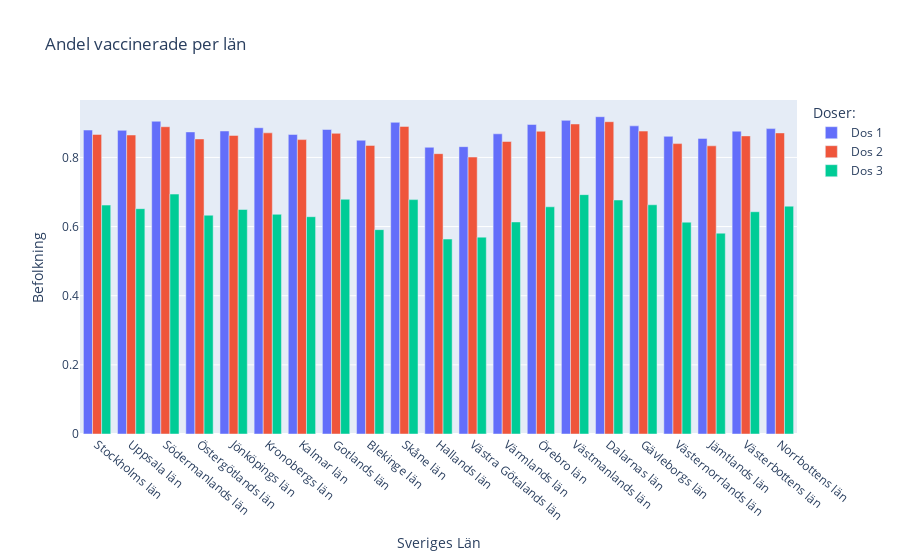

Notebook cell for this chart:
### Markdown cell above
# F

### Code cell
# groups the sum of each province with the name of the province
dos1 = vaccin.groupby("Län_namn")["Antal minst 1 dos"].sum() / vaccin.groupby("Län_namn")["Befolkning"].sum()
dos2 = vaccin.groupby("Län_namn")["Antal minst 2 doser"].sum() / vaccin.groupby("Län_namn")["Befolkning"].sum()
dos3 = vaccin.groupby("Län_namn")["Antal 3 doser"].sum() / vaccin.groupby("Län_namn")["Befolkning"].sum()

def plotly_bar_plot_with_labels_sublabels (x, y, title, labels, sublabels, file_name_save):

    fig = px.bar(
        x=x,
        y=y,
        barmode= 'group', # groups the bars next to eachother instead of stacking on eachother
        labels=labels,
        title=title
    )
    newnames = sublabels
    # To be able to change the sub titles for 'Antal doser' without changing the data source,
    # you can switch the legendgroups name with a dict and map it onto existing subtitle names.
    # I had to do this since I couldn't change it through 'labels=' like the other titles
    # source: https://stackoverflow.com/questions/64371174/plotly-how-to-change-variable-label-names-for-the-legend-in-a-plotly-express-li
    fig.for_each_trace(lambda t: t.update(name=newnames[t.name]))

    # angles the provinces in order the read more easily
    fig.update_xaxes(tickangle=40)
    fig.show()

    fig.write_html("../Labb_1/Visualiseringar/"+file_name_save+".html")

labels_ = {"value": "Befolkning",
            "variable": "Doser:",
            "x": "Sveriges Län",}

newnames = {"wide_variable_0": "Dos 1",
            "wide_variable_1": "Dos 2",
            "wide_variable_2": "Dos 3",}

plotly_bar_plot_with_labels_sublabels(vaccin.Län_namn.unique(), [dos1, dos2, dos3],"Andel vaccinerade per län", labels_, newnames, "Andel_vaccinerade_per_lä234n")

### Figure 1 — Plotly figure (JSON) as saved in the notebook; plotly's stock layout.template omitted (floating-point values rounded to 4 significant figures)
{"data": [{"alignmentgroup": "True", "hovertemplate": "Doser:=wide_variable_0<br>Sveriges Län=%{x}<br>Befolkning=%{y}<extra></extra>", "legendgroup": "wide_variable_0", "marker": {"color": "#636efa", "pattern": {"shape": ""}}, "name": "Dos 1", "offsetgroup": "wide_variable_0", "orientation": "v", "showlegend": true, "textposition": "auto", "type": "bar", "x": ["Stockholms län", "Uppsala län", "Södermanlands län", "Östergötlands län", "Jönköpings län", "Kronobergs län", "Kalmar län", "Gotlands län", "Blekinge län", "Skåne län", "Hallands län", "Västra Götalands län", "Värmlands län", "Örebro län", "Västmanlands län", "Dalarnas län", "Gävleborgs län", "Västernorrlands län", "Jämtlands län", "Västerbottens län", "Norrbottens län"], "xaxis": "x", "y": [0.8792, 0.8784, 0.9047, 0.8738, 0.8765, 0.8859, 0.8664, 0.8808, 0.8498, 0.9015, 0.8293, 0.8312, 0.8683, 0.8954, 0.9072, 0.9178, 0.8913, 0.861, 0.8551, 0.8759, 0.8834], "yaxis": "y"}, {"alignmentgroup": "True", "hovertemplate": "Doser:=wide_variable_1<br>Sveriges Län=%{x}<br>Befolkning=%{y}<extra></extra>", "legendgroup": "wide_variable_1", "marker": {"color": "#EF553B", "pattern": {"shape": ""}}, "name": "Dos 2", "offsetgroup": "wide_variable_1", "orientation": "v", "showlegend": true, "textposition": "auto", "type": "bar", "x": ["Stockholms län", "Uppsala län", "Södermanlands län", "Östergötlands län", "Jönköpings län", "Kronobergs län", "Kalmar län", "Gotlands län", "Blekinge län", "Skåne län", "Hallands län", "Västra Götalands län", "Värmlands län", "Örebro län", "Västmanlands län", "Dalarnas län", "Gävleborgs län", "Västernorrlands län", "Jämtlands län", "Västerbottens län", "Norrbottens län"], "xaxis": "x", "y": [0.8665, 0.8649, 0.8888, 0.8535, 0.8636, 0.8711, 0.8516, 0.8697, 0.8347, 0.8897, 0.8109, 0.8011, 0.8461, 0.8757, 0.8968, 0.9034, 0.8762, 0.84, 0.8336, 0.8624, 0.8709], "yaxis": "y"}, {"alignmentgroup": "True", "hovertemplate": "Doser:=wide_variable_2<br>Sveriges Län=%{x}<br>Befolkning=%{y}<extra></extra>", "legendgroup": "wide_variable_2", "marker": {"color": "#00cc96", "pattern": {"shape": ""}}, "name": "Dos 3", "offsetgroup": "wide_variable_2", "orientation": "v", "showlegend": true, "textposition": "auto", "type": "bar", "x": ["Stockholms län", "Uppsala län", "Södermanlands län", "Östergötlands län", "Jönköpings län", "Kronobergs län", "Kalmar län", "Gotlands län", "Blekinge län", "Skåne län", "Hallands län", "Västra Götalands län", "Värmlands län", "Örebro län", "Västmanlands län", "Dalarnas län", "Gävleborgs län", "Västernorrlands län", "Jämtlands län", "Västerbottens län", "Norrbottens län"], "xaxis": "x", "y": [0.6622, 0.6518, 0.694, 0.6329, 0.6494, 0.6355, 0.6286, 0.679, 0.5911, 0.678, 0.5639, 0.5695, 0.6134, 0.6572, 0.6924, 0.6769, 0.6631, 0.6128, 0.5809, 0.643, 0.6591], "yaxis": "y"}], "layout": {"barmode": "group", "legend": {"title": {"text": "Doser:"}, "tracegroupgap": 0}, "title": {"text": "Andel vaccinerade per län"}, "xaxis": {"anchor": "y", "domain": [0, 1], "tickangle": 40, "title": {"text": "Sveriges Län"}}, "yaxis": {"anchor": "x", "domain": [0, 1], "title": {"text": "Befolkning"}}}}
